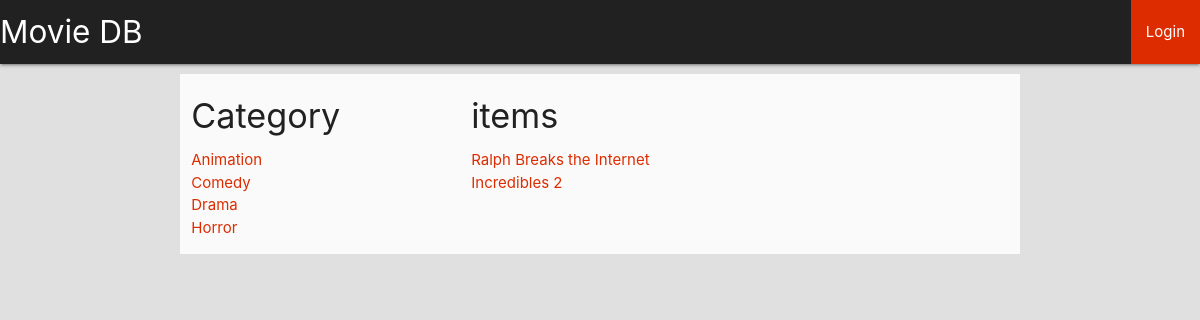
The page /1 on the database its author committed.
### database_setup.py (models this page shows, shortened)
class Category(Base):
    __tablename__ = 'category'
    id = Column(Integer, primary_key=True)
    name = Column(String(250), nullable=False)

class Item(Base):
    __tablename__ = 'item'
    name = Column(String(100), nullable=False)
    id = Column(Integer, primary_key=True)
    description = Column(String(250))
    category_id = Column(Integer, ForeignKey('category.id'))
    categories = relationship(Category)
    user_id = Column(Integer, ForeignKey('user.id'))
    user = relationship(User)

### app.py (the view)
@app.route('/<int:category_id>')
def category(category_id):
    items = db.session.query(Item).filter_by(category_id=category_id)
    categories = db.session.query(Category).order_by(asc(Category.name)).all()
    if 'username' in login_session:
        logged = True
        userid = login_session['userid']
    else:
        logged = False
        userid = None
    return render_template('home.html', Items=items, Categories=categories, category=category_id, loggedin=logged,
                           UserID=userid)

### templates/home.html (shortened to what this page needs)
{% extends 'Layout.html' %} {% block body %}
<div class="col s4 ">
    <h4 class="grey-text text-darken-4 ">Category</h4>
    <ul>
        {%  for category in Categories %}
        <li><a class="deep-orange-text text-accent-4" href="{{ category.id }}">{{ category.name }}</a></li>
        {% endfor %}
    </ul>
</div>
<div class="col s7">
    <h4 class="grey-text text-darken-4 ">items</h4>
    <ul>
        {% for item in Items %}
        <li><a class="deep-orange-text text-accent-4" href={{  url_for('items_path',category_id_url=item.category_id,item_id=item.id)}}>{{ item.name }}</a> &nbsp;
        </li>
        {% endfor %}
    </ul>
</div>
{% endblock %}

### rows shown on the page
Category: name "Animation"
Category: name "Comedy"
Category: name "Drama"
Category: name "Horror"
Item: name "Ralph Breaks the Internet"
Item: name "Incredibles 2"
